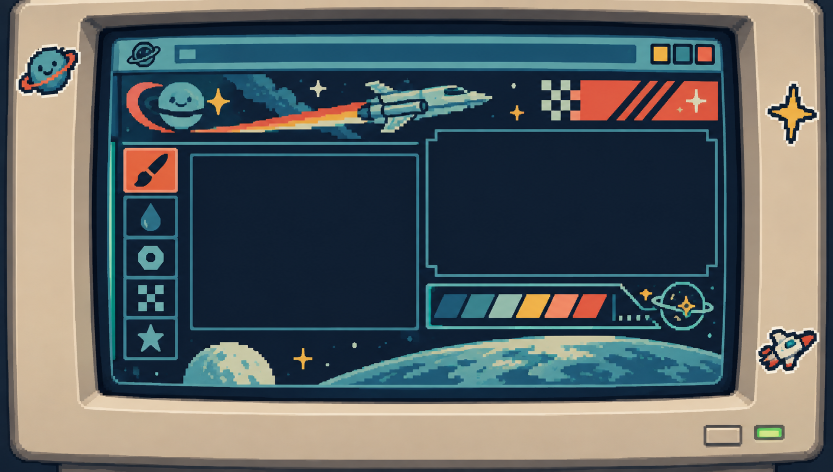
#> input picture assets/source/decorator-monitor-source.png, 1666 x 944 px (shown at 1/2 size)
$ python build-decorator-art.py
#> lines starting #> are read from the running program, lines starting #| are printed output that depends on the picture
"""Turn the approved concept into a fixed 480x272 PSP palette/RLE plate.

The generated image supplies decoration only. Gameplay labels and the rotating
ship are drawn by the game in reserved areas so they remain sharp and live.
"""
from pathlib import Path
from PIL import Image

ROOT = Path(__file__).resolve().parents[1]
SOURCE = ROOT / "assets/source/decorator-monitor-source.png"
NATIVE = ROOT / "assets/generated/decorator-monitor-native.png"
HEADER = ROOT / "src/decorator-monitor-art.h"

image = Image.open(SOURCE).convert("RGB").resize((240, 136), Image.Resampling.NEAREST)
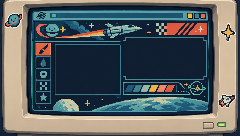
#> image: PIL image 240x136 RGB; mean R, G, B 88.8, 96, 97.2
image = image.resize((480, 272), Image.Resampling.NEAREST)
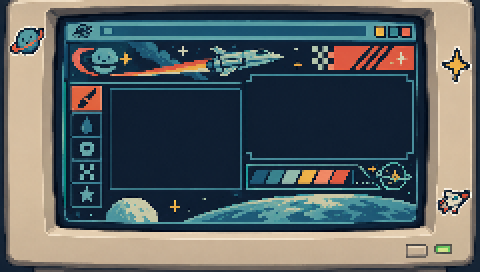
#> image: PIL image 480x272 RGB; mean R, G, B 88.8, 96, 97.2
image = image.quantize(colors=48, method=Image.Quantize.FASTOCTREE, dither=Image.Dither.NONE)
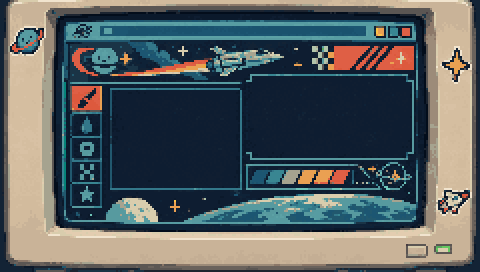
#> image: PIL image 480x272 P; mean R, G, B 88.3, 95.4, 96.8
image.save(NATIVE)
palette = image.getpalette()[: 48 * 3]
#> palette = 144 values, max 251 at index 78, min 3 at index 129, mean 118.5
data = list(image.tobytes())
#> data = 130560 items
runs = []
for y in range(272):
    row = data[y * 480 : (y + 1) * 480]
    x = 0
    while x < 480:
        color = row[x]
        length = 1
        while x + length < 480 and row[x + length] == color and length < 255:
            length += 1
        runs.extend((color, length))
        x += length
#> after the loop, runs = 47860 items

colors = [
    f"RGB({palette[i * 3]},{palette[i * 3 + 1]},{palette[i * 3 + 2]})"
    for i in range(48)
]
#> colors = 48 items, first 6: 'RGB(87,154,159)', 'RGB(91,86,83)', 'RGB(166,163,143)', 'RGB(33,88,110)', 'RGB(156,139,121)', 'RGB(217,205,173)'
lines = [
    "/* Generated from assets/source/decorator-monitor-source.png.",
    " * Regenerate with tools/build-decorator-art.py. Native 480x272 palette/RLE. */",
    "static const unsigned decorator_monitor_palette[48]={",
]
lines += [" " + ",".join(colors[i : i + 6]) + ("," if i + 6 < 48 else "") for i in range(0, 48, 6)]
lines += ["};", f"static const unsigned char decorator_monitor_runs[{len(runs)}]={{"]
lines += [" " + ",".join(map(str, runs[i : i + 24])) + ("," if i + 24 < len(runs) else "") for i in range(0, len(runs), 24)]
lines += ["};", "static void decorator_monitor_draw(void){", " int x=0,y=0;", " for(unsigned i=0;i<sizeof(decorator_monitor_runs);i+=2){", "  int color=decorator_monitor_runs[i],count=decorator_monitor_runs[i+1];", "  rect(x,y,count,1,decorator_monitor_palette[color]);", "  x+=count;if(x>=480){x=0;y++;}", " }", "}"]
HEADER.write_text("\n".join(lines) + "\n", encoding="ascii")
print(f"{NATIVE}: 480x272, {len(runs)//2} runs, {len(runs)} bytes")
#| assets/generated/decorator-monitor-native.png: 480x272, 23930 runs, 47860 bytes

$ run again, with assets/source/factions-1988-source.png copied over assets/source/decorator-monitor-source.png
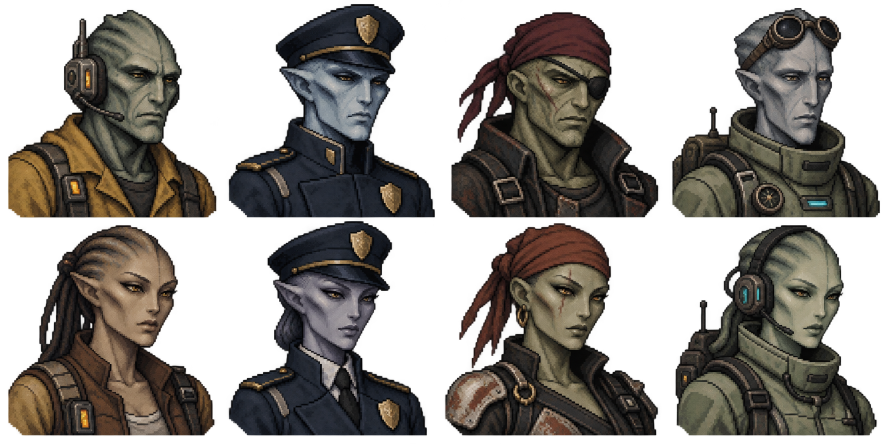
#> input picture assets/source/factions-1988-source.png, 1774 x 887 px (shown at 1/2 size)
#> `image = image.resize((480, 272), Image.Resampling.NEAREST)`:
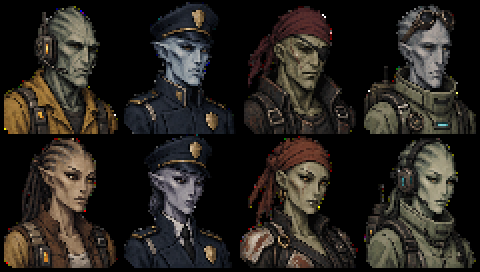
#> image: PIL image 480x272 RGB; mean R, G, B 39.9, 35.9, 31.1
#> `image = image.quantize(colors=48, method=Image.Quantize.FASTOCTREE, di..`:
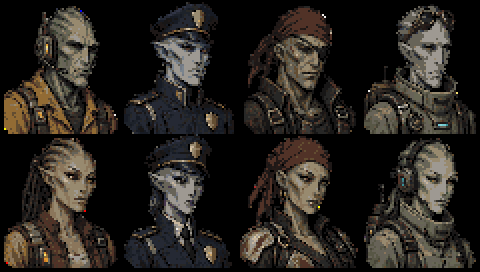
#> image: PIL image 480x272 P; mean R, G, B 39.3, 35.2, 30.4
#> palette = 144 values, max 255 at index 75, min 0 at index 76, mean 96.5
#> data = 130560 items
#> after the loop `for y in range(272):`: runs = 57592 items
#> colors = 48 items, first 6: 'RGB(103,99,88)', 'RGB(30,24,23)', 'RGB(81,50,39)', 'RGB(152,138,111)', 'RGB(158,153,146)', 'RGB(99,77,49)'
#| assets/generated/decorator-monitor-native.png: 480x272, 28796 runs, 57592 bytes
